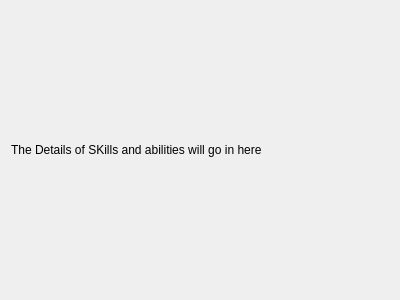
<?xml version="1.0" encoding="UTF-8"?>
<ui version="4.0">
 <class>vieBBSkillsWidget</class>
 <widget class="QWidget" name="vieBBSkillsWidget">
  <property name="geometry">
   <rect>
    <x>0</x>
    <y>0</y>
    <width>400</width>
    <height>300</height>
   </rect>
  </property>
  <property name="windowTitle">
   <string>vieBBSkillsWidget</string>
  </property>
  <layout class="QHBoxLayout" name="horizontalLayout">
   <item>
    <widget class="QLabel" name="label">
     <property name="text">
      <string>The Details of SKills and abilities will go in here</string>
     </property>
    </widget>
   </item>
  </layout>
 </widget>
 <layoutdefault spacing="6" margin="11"/>
 <resources/>
 <connections/>
</ui>
